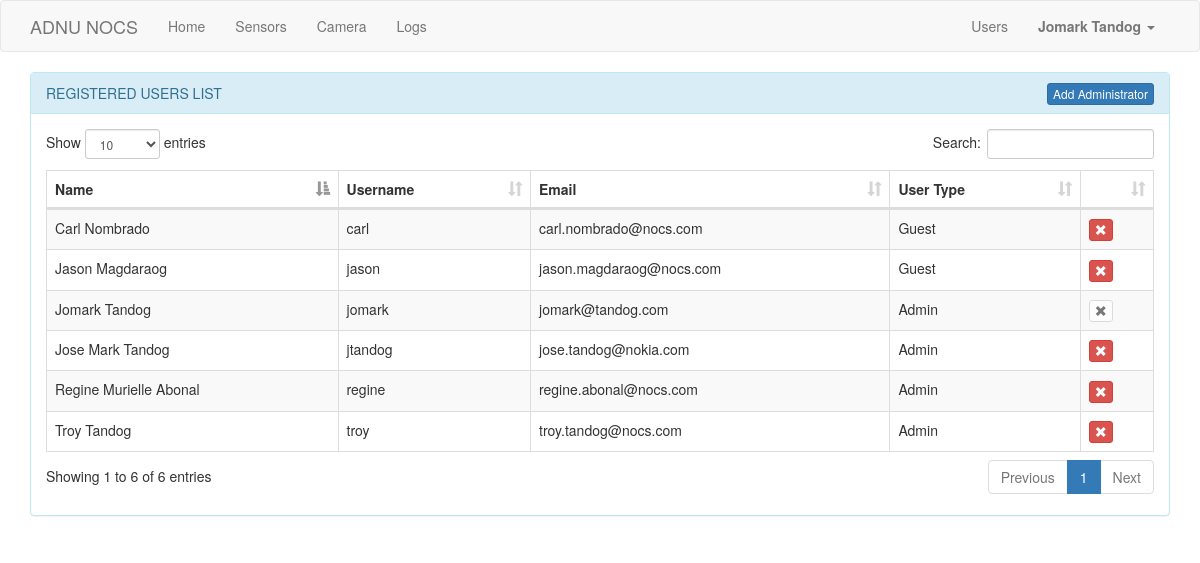
Screenshot of /users (signed in) with the database file from the repository.
### app/models.py (models this page shows, shortened)
class User(UserMixin, db.Model):
	id = db.Column(db.Integer, primary_key=True)
	username = db.Column(db.String(64), index=True, unique=True)
	name = db.Column(db.String(120), index=True, unique=True)
	email = db.Column(db.String(120), index=True, unique=True)
	user_type = db.Column(db.String(120), index=True)
	password_hash = db.Column(db.String(128))
	posts = db.relationship('Post', backref='author', lazy='dynamic')
	about_me = db.Column(db.String(140))
	last_seen = db.Column(db.DateTime, default=datetime.utcnow)
	followed = db.relationship('User', secondary=followers,\
		primaryjoin=(followers.c.follower_id == id),\
		secondaryjoin=(followers.c.followed_id == id),\
		backref=db.backref('followers', lazy='dynamic'), lazy='dynamic')

### app/routes.py (the view)
@app.route('/users')
@login_required
def users():
    if current_user.user_type != 'Admin':
        return redirect(url_for('index'))
    users = User.query.all()
    return render_template('users.html', title='Users', users=users, current_user=current_user)

### app/models.py (called while the page is built)
@login.user_loader
def load_user(id):
	return User.query.get(int(id))

### app/routes.py (called while the page is built)
@app.before_request
def before_request():
    if current_user.is_authenticated:
        current_user.last_seen = datetime.utcnow()
        db.session.commit()

### app/templates/users.html (shortened to what this page needs)
{% extends "base.html" %}
{% block app_content %}
    <div class="panel panel-info">
      <div class="panel-heading">
        REGISTERED USERS LIST
        <a href="{{ url_for('register', user_type='Admin') }}" class="btn btn-primary btn-xs" style="float: right;">
            Add Administrator
        </a>
      </div>
      <div class="panel-body">
        <table id="users_table" class="table table-striped table-bordered" style="width:100%">
            <thead>
            <tr>
                <th>Name</th>
                <th>Username</th>
                <th>Email</th>
                <th>User Type</th>
                <th></th>
            </tr>
            </thead>
            <tbody>
                {% for user in users%}
                    <tr>
                        <td>{{ user.name }}</td>
                        <td>{{ user.username }}</td>
                        <td>{{ user.email }}</td>
                        <td>{{ user.user_type }}</td>
                        <td>
                            {% if current_user.id == user.id %}
                                <button type="submit" class="btn btn-default btn-xs" disabled="true">
                                    <span class="glyphicon glyphicon-remove" aria-hidden="true"></span>
                                </button>
                            {% else %}
                                <form method="post" action="{{ url_for('remove', id=user.id) }}">
                                    <button type="submit" class="btn btn-danger btn-xs">
                                        <span class="glyphicon glyphicon-remove" aria-hidden="true"></span>
                                    </button>
                                </form>
                            {% endif %}
                        </td>
                    </tr>
                {% endfor %}
            </tbody>
        </table>
      </div>
    </div>
{% endblock %}

### app/templates/base.html (shortened to what this page needs)
{% extends 'bootstrap/base.html' %}
{% block navbar %}
    <nav class="navbar navbar-default">
        <div class="container">
            <div class="navbar-header">
                <a class="navbar-brand" href="{{ url_for('index') }}">ADNU NOCS</a>
            </div>
            <div class="collapse navbar-collapse" id="bs-example-navbar-collapse-1">
                <ul class="nav navbar-nav">
                    <li><a href="{{ url_for('index') }}">Home</a></li>
                    {% if current_user.is_authenticated %}
                    <li><a href="{{ url_for('sensor') }}">Sensors</a></li>
                    <li><a href="{{ url_for('camera') }}">Camera</a></li>
                    <li><a href="{{ url_for('csv_page') }}">Logs</a></li>
                    {% endif %}
                </ul>
                <ul class="nav navbar-nav navbar-right">
                    {% if current_user.is_anonymous %}
                        <li><a href="{{ url_for('login') }}">Login</a></li>
                    {% else %}
                        {% if current_user.user_type == 'Admin' %}
                            <li><a href="{{ url_for('users') }}">Users</a></li>
                        {% endif %}
                        <li class="dropdown">
                        <a href="#" class="dropdown-toggle" data-toggle="dropdown" role="button" aria-haspopup="true" aria-expanded="false"><b> {{ current_user.name }} </b> <span class="caret"></span></a>
                      </li>
                    {% endif %}
                </ul>
            </div>
        </div>
    </nav>
{% endblock %}
{% block content %}
    <div class="container">
        {% block app_content %}{% endblock %}
    </div>
{% endblock %}
{% block styles %}
    {{ super () }}
    <link rel="stylesheet" href="{{ url_for('static', filename='styles.css') }}">
    <link rel="stylesheet" href="{{ url_for('static', filename='dataTables.bootstrap.min.css') }}">
{% endblock %}

### app/static/styles.css (style rules this page uses)
html { overflow-y: scroll; }

### rows the page displays
User: name "Jomark Tandog", username "jomark", email "jomark@tandog.com", user_type "Admin"
User: name "Jose Mark Tandog", username "jtandog", email "jose.tandog@nokia.com", user_type "Admin"
User: name "Jason Magdaraog", username "jason", email "jason.magdaraog@nocs.com", user_type "Guest"
User: name "Troy Tandog", username "troy", email "troy.tandog@nocs.com", user_type "Admin"
User: name "Regine Murielle Abonal", username "regine", email "regine.abonal@nocs.com", user_type "Admin"
User: name "Carl Nombrado", username "carl", email "carl.nombrado@nocs.com", user_type "Guest"
